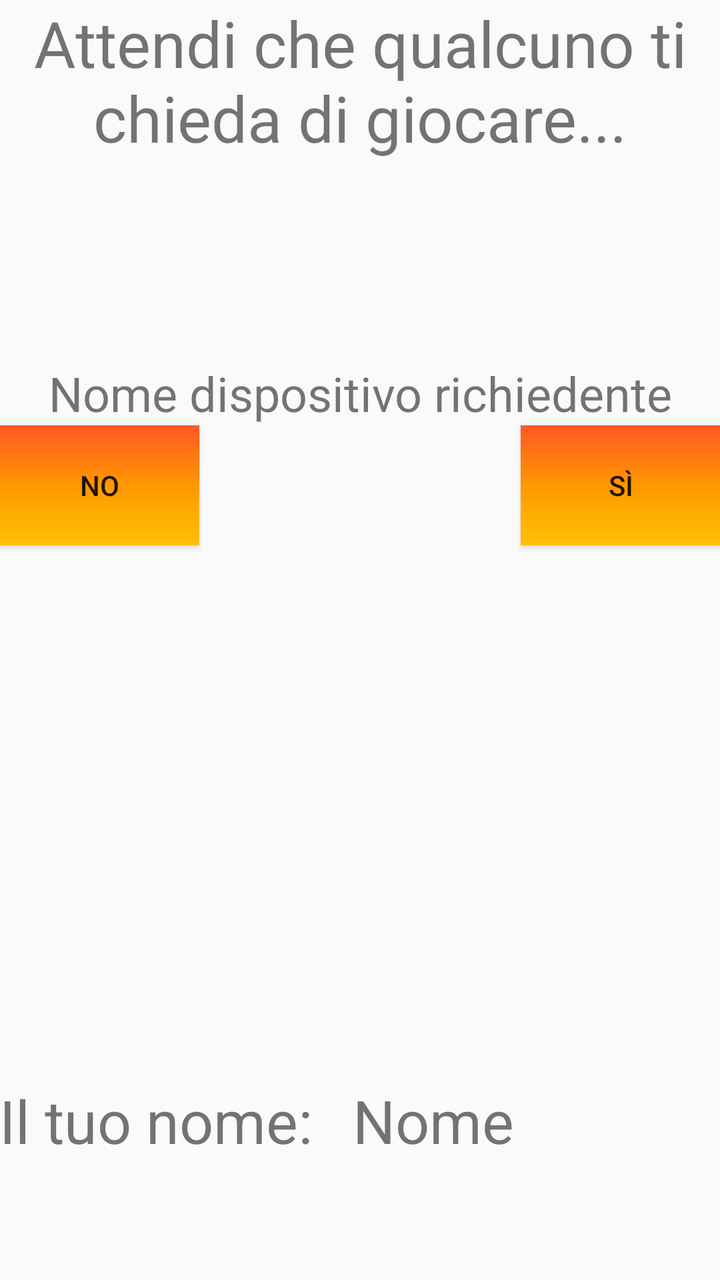
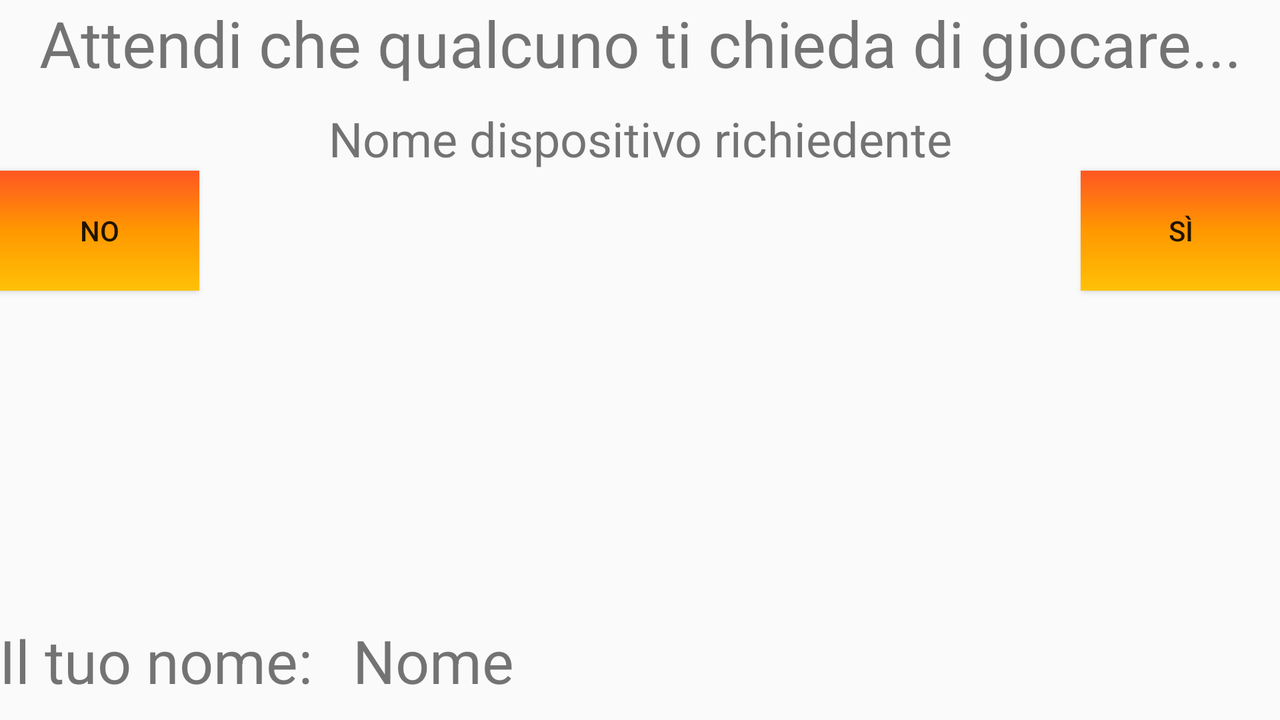

Two renders of one Android screen. The first uses the default layout on a phone; the second uses the alternative layout the repository ships for a different screen configuration, on a matching device. The two XML files are below.
<!-- AndroidManifest.xml: application theme Theme.BluetoothProva2 -->
<!-- res/layout/activity_server_research.xml -->
<?xml version="1.0" encoding="utf-8"?>
<RelativeLayout
    xmlns:android="http://schemas.android.com/apk/res/android"
    xmlns:tools="http://schemas.android.com/tools"
    android:layout_width="match_parent"
    android:layout_height="match_parent"
    android:paddingLeft="@dimen/activity_horizontal_margin"
    android:paddingRight="@dimen/activity_horizontal_margin"
    android:paddingTop="@dimen/activity_vertical_margin"
    android:paddingBottom="@dimen/activity_vertical_margin"
    tools:context=".ServerResearchActivity"
    android:transitionGroup="true">


    <TextView
        android:id="@+id/textView0"
        android:layout_width="wrap_content"
        android:layout_height="wrap_content"
        android:layout_alignParentTop="true"
        android:textSize="32dp"
        android:layout_centerHorizontal="true"
        android:gravity="center"
        android:text="@string/text_waiting" />

    <TextView
        android:id="@+id/textView_other_device_name"
        android:layout_width="match_parent"
        android:layout_height="wrap_content"
        android:layout_below="@id/textView0"
        android:layout_marginTop="100dp"
        android:gravity="center"
        android:text="Nome dispositivo richiedente"
        android:textSize="24dp"/>

    <Button
        android:id="@+id/button_yes"
        android:layout_width="100dp"
        android:layout_height="60dp"
        android:layout_below="@id/textView_other_device_name"
        android:layout_alignParentRight="true"
        android:background="@drawable/gradient_1"
        android:text="@string/text_yes" />

    <Button
        android:id="@+id/button_no"
        android:layout_width="100dp"
        android:layout_height="60dp"
        android:layout_below="@id/textView_other_device_name"
        android:background="@drawable/gradient_1"
        android:layout_alignParentLeft="true"
        android:text="@string/text_no" />

    <TextView
        android:id="@+id/textview_your_name_server"
        android:layout_width="wrap_content"
        android:layout_height="100dp"
        android:layout_alignParentBottom="true"
        android:textSize="30dp"
        android:text="@string/text_your_name" />

    <TextView
        android:id="@+id/textview_name_server"
        android:layout_width="wrap_content"
        android:layout_height="100dp"
        android:layout_toRightOf="@id/textview_your_name_server"
        android:textSize="30dp"
        android:layout_marginLeft="20dp"
        android:layout_alignParentBottom="true"
        android:text="Nome" />


</RelativeLayout>
<!-- resources referenced by this layout -->
<resources>
  <!-- drawable gradient_1 (drawable) -->
  <?xml version="1.0" encoding="utf-8"?>
  <shape xmlns:android="http://schemas.android.com/apk/res/android"
      android:shape="rectangle">
      <gradient
          android:startColor="#FF5722"
          android:centerColor="#FF9800"
          android:endColor="#FFC107"
          android:angle="270" />
  </shape>
  <string name="text_no">No</string>
  <string name="text_waiting">Attendi che qualcuno ti chieda di giocare...</string>
  <string name="text_yes">Sì</string>
  <string name="text_your_name">Il tuo nome:</string>
  <style name="Theme.BluetoothProva2" parent="Theme.AppCompat.DayNight.DarkActionBar">
          
          <item name="colorPrimary">@color/purple_500</item>
          <item name="colorPrimaryVariant">@color/purple_700</item>
          <item name="colorOnPrimary">@color/white</item>
          
          <item name="colorSecondary">@color/teal_200</item>
          <item name="colorSecondaryVariant">@color/teal_700</item>
          <item name="colorOnSecondary">@color/black</item>
          
          <item name="android:statusBarColor" tools:targetApi="l">?attr/colorPrimaryVariant</item>
          
      </style>
</resources>
<!-- res/layout-land/activity_server_research.xml (the repository's variant of the layout above) -->
<!-- drawn on the phone turned sideways -->
<?xml version="1.0" encoding="utf-8"?>
<ScrollView xmlns:android="http://schemas.android.com/apk/res/android"
    android:layout_width="fill_parent"
    android:layout_height="fill_parent"
    android:fillViewport="true">

    <RelativeLayout
        xmlns:android="http://schemas.android.com/apk/res/android"
        xmlns:tools="http://schemas.android.com/tools"
        android:layout_width="match_parent"
        android:layout_height="match_parent"
        android:paddingLeft="@dimen/activity_horizontal_margin"
        android:paddingRight="@dimen/activity_horizontal_margin"
        android:paddingTop="@dimen/activity_vertical_margin"
        android:paddingBottom="@dimen/activity_vertical_margin"
        tools:context=".ServerResearchActivity"
        android:transitionGroup="true">

        <TextView
            android:id="@+id/textView0"
            android:layout_width="wrap_content"
            android:layout_height="wrap_content"
            android:layout_alignParentTop="true"
            android:textSize="32dp"
            android:layout_centerHorizontal="true"
            android:gravity="center"
            android:text="@string/text_waiting" />

        <TextView
            android:id="@+id/textView_other_device_name"
            android:layout_width="match_parent"
            android:layout_height="wrap_content"
            android:layout_below="@id/textView0"
            android:layout_marginTop="10dp"
            android:gravity="center"
            android:text="Nome dispositivo richiedente"
            android:textSize="24dp"/>

        <Button
            android:id="@+id/button_yes"
            android:layout_width="100dp"
            android:layout_height="60dp"
            android:layout_below="@id/textView_other_device_name"
            android:layout_alignParentRight="true"
            android:background="@drawable/gradient_1"
            android:text="@string/text_yes" />

        <Button
            android:id="@+id/button_no"
            android:layout_width="100dp"
            android:layout_height="60dp"
            android:layout_below="@id/textView_other_device_name"
            android:layout_alignParentLeft="true"
            android:background="@drawable/gradient_1"
            android:text="@string/text_no" />

        <TextView
            android:id="@+id/textview_your_name_server"
            android:layout_width="wrap_content"
            android:layout_height="50dp"
            android:layout_alignParentBottom="true"
            android:textSize="30dp"
            android:text="@string/text_your_name" />

        <TextView
            android:id="@+id/textview_name_server"
            android:layout_width="wrap_content"
            android:layout_height="50dp"
            android:layout_toRightOf="@id/textview_your_name_server"
            android:textSize="30dp"
            android:layout_marginLeft="20dp"
            android:layout_alignParentBottom="true"
            android:text="Nome" />


    </RelativeLayout>

</ScrollView>
